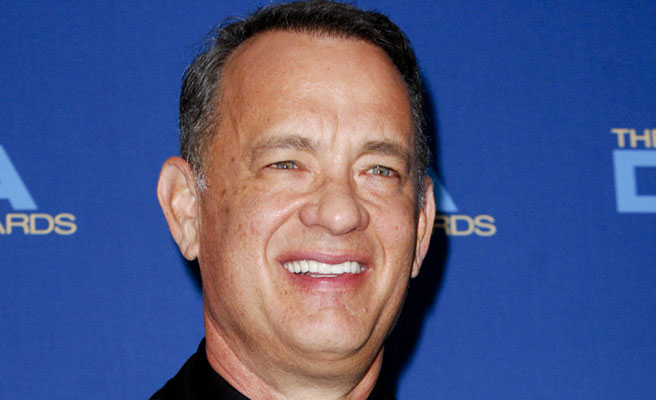
#> input picture tom.jpg, 656 x 400 px
$ jupyter execute --allow-errors p13.ipynb
#> lines starting #> are read from the running program, lines starting #| are printed output that depends on the picture
# Práctica 13: Análisis de imágenes
## Gabriela Sánchez Y.

Actualmente es bastante común que haya mucha información disponible en formato de imágenes o videos, es por esto que se han desarrollado técnicas que permiten trabajar con este tipo de datos.

En esta práctica se trabaja con una imagen de una persona y se desea identificar la sonrisa de la misma, con el uso de la librería Pillow.

La imagen se obtuvo de la [web](https://www.que.es/gente/201507301944-carta-hanks-escribio-1974-anunciaba.html). Se procede a cargar la imagen.

[cell 1]
import ssl
from PIL import Image

if getattr(ssl, '_create_unverified_context', None):
    ssl._create_default_https_context = ssl._create_unverified_context

imagen = Image.open('tom.jpg')
#> imagen is the input picture: PIL image 656x400 RGB; mean R, G, B 78.3, 87.6, 133
print(imagen.size)
#| (656, 400)
imagen

Algo simple que se ha pensado para identificar la sonrisa es determinar una zona en la imagen que tenga varios pixeles que correspondan al color blanco. (La imagen ha sido previamente seleccionada para los propósitos)

Trabajar en blanco y negro no es la mejor opción ya que la cara quedará marcada como color blanco y esto no ayuda a la idea que se tiene para identificar la sonrisa, por lo que se procede a usar escala de grises.

[cell 2]
from PIL import ImageOps
gray = ImageOps.grayscale(imagen)
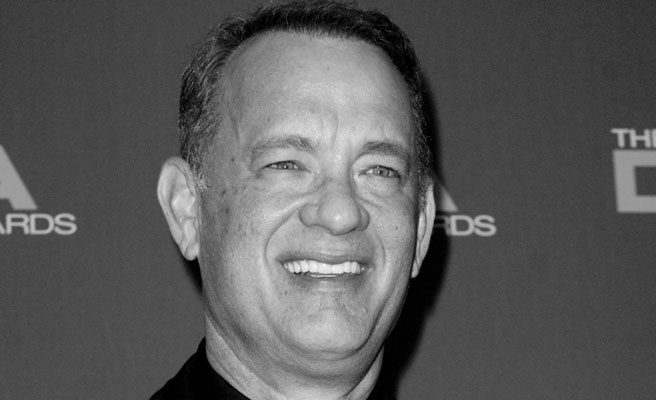
#> gray: PIL image 656x400 L; min 0, max 254, mean 90
gray

El siguiente paso es marcar los pixeles que quedan más cerca del blanco, es decir cuyo valor es cercano a 255.

[cell 3]
from PIL import ImageOps
gray = ImageOps.grayscale(imagen)
P = gray.load()
ancho, altura = gray.size
#> ancho = 656; altura = 400
for fila in range(altura):
    for columna in range(ancho):
        if P[columna, fila] < 200:
            P[columna, fila] = 0 # será negro
gray
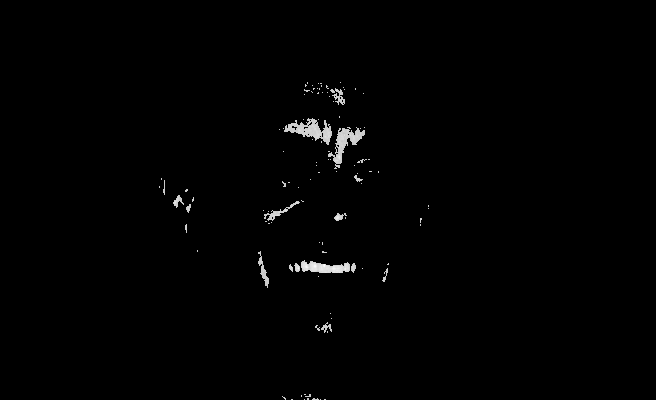
#> Out: PIL image 656x400 L; min 0, max 254, mean 2

[cell 4]
from PIL import ImageDraw
import numpy as np

draw = ImageDraw.Draw(gray)
m=20
n=40
#> (the rest of this cell did not finish here and is left out)

#> (a cell that did not finish here is left out)

[cell 6]
from PIL import ImageDraw

draw = ImageDraw.Draw(imagen)
draw.rectangle(((0, 140), (150, 235)), fill="black")
draw.rectangle(((440, 140), (500, 235)), fill="black")
imagen.save("tom_2.png")
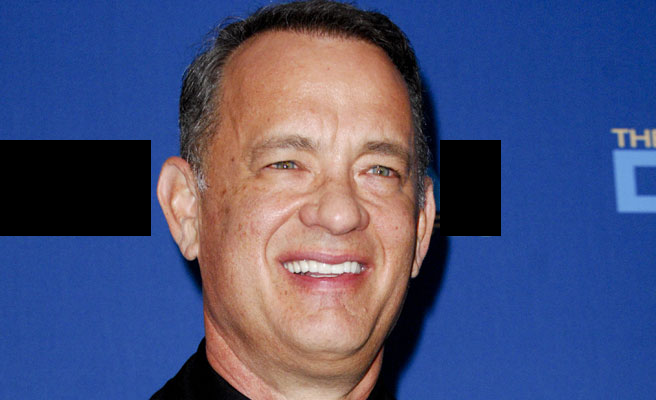
#> saved as tom_2.png: PIL image 656x400 RGB; mean R, G, B 74.2, 80.9, 120.7
crop = Image.open("tom_2.png")
crop

[cell 7]
nuevo = crop.convert('1')
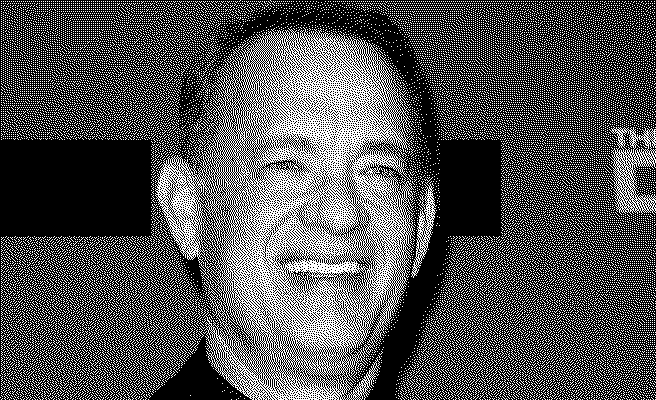
#> nuevo: PIL image 656x400 1; 32.5% white in thin lines or dots
nuevo

[cell 8]
from PIL import ImageColor
otro = ImageColor.getcolor
#> (the rest of this cell did not finish here and is left out)

[cell 9]
w = 656
h = 400

from PIL import ImageDraw
import numpy as np
nuevo = imagen.convert('1')
draw = ImageDraw.Draw(imagen)
c=0
m=60
n=40
for i in range(0,h-n,n):
    for j in range(0,w-m,m):
        crop_rectangle = (j, i, j+m, i+n)
        rectangle = imagen.crop(crop_rectangle)
        rectangle_rgb = np.array(rectangle)
        blancos=0
        for k in range(m):
            for l in range(n):
                if rectangle_rgb[l,k,0]>250 and rectangle_rgb[l,k,1]>250 and rectangle_rgb[l,k,2]>250:
                    blancos=blancos+1
        #print(blancos)
        if blancos > 50:
            draw.rectangle([j,i,j+m,i+n], outline="black")
            c=c+1
#> after the loop, c = 0
print(c)
#| 0
nuevo
